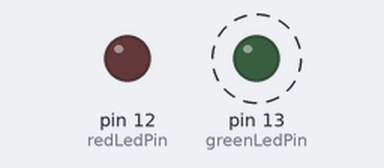
Recording of a sketch running on a simulated Arduino Uno, built with avr-gcc and run on an emulated ATmega328P. Parts: output pins drawn as LEDs (lit = HIGH). Dashed ring = blinking.

Above: at 0.42 s.
At 4.32 s:
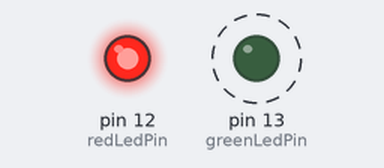
Timing chart, 0 to 5.5 s (numbered marks = the images above):
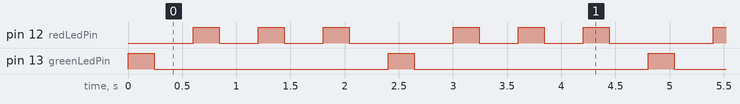

Measured:
- by itself, pin 12 (redLedPin): repeats every 2.4 s: 2 × (LOW 0.36 s, HIGH 0.24 s), LOW 0.96 s, HIGH 0.24 s
- by itself, pin 13 (greenLedPin): alternates HIGH for 0.24 s and LOW for 2.2 s
- by itself, everything shown: repeats every 2.4 s, in 8 steps

The sketch:

light_metronome.ino
```cpp
/*
  Light metronome :
  You define your tempo and time signature (beats per bar only) and your Arduino board will turn into a metronome.
  The green LED lights up on the first beat of each bar, and the red one on every other beats.
  You can also set up the light pulse duration with the pulseDelay variable.

  modified 17 Jan 2016
  by Julien Jet
  Based on Arduino Blink example (Examples - 01. Basics - Blink)

*/

int greenLedPin = 13;
int redLedPin = 12;
int tempo = 100; // (bpm - beats per minute)
int bpb = 4; // beats per bar
int timeDelay = 60000 / tempo;
int pulseDelay = timeDelay * 4 / 10;
int offDelay = timeDelay - pulseDelay;

// the setup function runs once when you press reset or power the board
void setup() {
  // initialize digital pins greenLedPin and redLedPin as outputs.
  pinMode(greenLedPin, OUTPUT);
  pinMode(redLedPin, OUTPUT);
}

// the loop function runs over and over again forever
void loop() {
  // First pulse
  digitalWrite(greenLedPin, HIGH);    // turn the green LED on
  // digitalWrite(redLedPin, LOW);    // turn the red LED off
  delay(pulseDelay);                  // Define the pulse time
  digitalWrite(greenLedPin, LOW);     // turn the green LED off
  delay(offDelay);                    // Define the off time

  // Secondary pulses
  for (int i = 0 ; i < (bpb - 1) ; i++){
    digitalWrite(redLedPin, HIGH);      // turn the red LED on
    delay(pulseDelay);                  // Define the pulse time
    digitalWrite(redLedPin, LOW);       // turn the red LED off
    delay(offDelay);                    // Define the off time
  }
}
```
